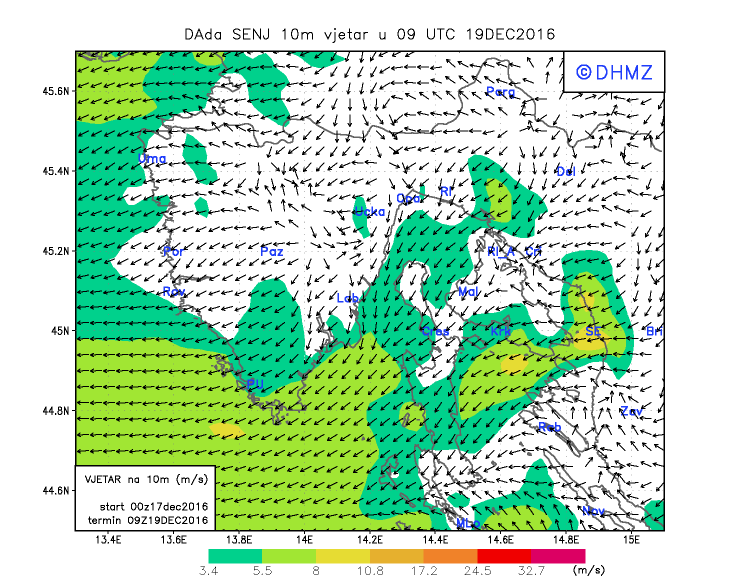
#> input picture web_uv10_SENJ_57.gif, 1480 x 1164 px, given in place of web_uv10_SENJ_06.png, which was not available (shown at 1/2 size)
$ python hraladin.py   (Python 2 division)   (older library calls are emulated)
#> lines starting #> are read from the running program, lines starting #| are printed output that depends on the picture; after the words box and inside, x2 and y2 are one past the last pixel; in counts of white or black regions, pixels touching at a corner belong together; pictures that were not available may be replaced by others from this repository, and a replacement may not be noted
### dirhr.py
#!/usr/bin/python
import cv2
import numpy as np
from matplotlib import pyplot as plt
import math
import matplotlib.path as mplPath
from math import atan2, degrees, pi

def area(p):
    return 0.5 * abs(sum(x0*y1 - x1*y0
                         for ((x0, y0), (x1, y1)) in segments(p)))


def direction2(img):

	height, width, channels = img.shape
	img = cv2.resize(img, (width*8, height*8))
	img = cv2.medianBlur(img,9)
	imgray = cv2.cvtColor(img,cv2.COLOR_BGR2GRAY)


	ret,th1 = cv2.threshold(imgray,100,255,cv2.THRESH_BINARY)
	edged=cv2.Canny(th1,150,200)
	#return edged


	(img2,cnts, _) = cv2.findContours(edged.copy(), cv2.RETR_EXTERNAL, cv2.CHAIN_APPROX_SIMPLE)


	kot=[]
	up_c=0
	down_c=0


	for c in cnts:
		area = cv2.contourArea(c)
		#print area
		cv2.drawContours(img,[c],0,(0,255,0),1)
		if area > 500 and area < 1750 and len(c) > 5:
			#cv2.drawContours(img,[c],0,(0,255,0),1)
			(x,y),radius = cv2.minEnclosingCircle(c)
			center = (int(x),int(y))

			ellipse = cv2.fitEllipse(c)
			(x,y),(MA,ma),angle = cv2.fitEllipse(c)
			cv2.ellipse(img,ellipse,(0,255,0),1)
			#cv2.imshow('img',img)
			#cv2.waitKey(0)
			rect = cv2.minAreaRect(c)
			box = cv2.boxPoints(rect)
			box = np.int0(box)
			#print box
			cv2.drawContours(img,[box],0,(0,0,255),1)


			a= math.hypot(box[1][0] - box[0][0], box[1][1] - box[0][1])
			b= math.hypot(box[3][0] - box[0][0], box[3][1] - box[0][1])


			if a>b :
				xos=(box[0][0]+box[1][0])/2
				yos=(box[0][1]+box[1][1])/2
				xos2=(box[2][0]+box[3][0])/2
				yos2=(box[2][1]+box[3][1])/2

				xosa=(box[1][0]+box[2][0])/2
				yosa=(box[1][1]+box[2][1])/2
				xos2a=(box[0][0]+box[3][0])/2
				yos2a=(box[0][1]+box[3][1])/2


				bbPath = mplPath.Path(np.array([[box[0][0], box[0][1]],[xos, yos],[xos2, yos2],[box[3][0], box[3][1]]]))
				bbPath2 = mplPath.Path(np.array([[box[1][0], box[1][1]], [xos, yos], [xos2, yos2],[box[2][0], box[2][1]]]))

				#pol=np.array([[box[1][0], box[1][1]], [xos, yos], [xos2, yos2],[box[2][0], box[2][1]]])
				#cv2.drawContours(img,[pol],0,(0,0,255),1)


			else:
				xos=(box[1][0]+box[2][0])/2
				yos=(box[1][1]+box[2][1])/2
				xos2=(box[0][0]+box[3][0])/2
				yos2=(box[0][1]+box[3][1])/2

				xosa=(box[0][0]+box[1][0])/2
				yosa=(box[0][1]+box[1][1])/2
				xos2a=(box[2][0]+box[3][0])/2
				yos2a=(box[2][1]+box[3][1])/2


				bbPath = mplPath.Path(np.array([[box[0][0], box[0][1]],[box[1][0], box[1][1]], [xos, yos], [xos2, yos2]]))
				bbPath2 = mplPath.Path(np.array([[box[3][0], box[3][1]],[box[2][0], box[2][1]], [xos, yos], [xos2, yos2]]))

				#pol=np.array([[box[3][0], box[3][1]],[box[2][0], box[2][1]], [xos, yos], [xos2, yos2]])
				#cv2.drawContours(img,[pol],0,(0,0,255),1)

			r = 5 # accuracy
			dots_down=[]
			dots_up=[]
			for dot in c:
				#print bbPath
				result= bbPath.contains_point((dot[0][0], dot[0][1]),radius=r) or bbPath.contains_point((dot[0][0], dot[0][1]),radius=-r)
				result2= bbPath2.contains_point((dot[0][0], dot[0][1]),radius=r) or bbPath2.contains_point((dot[0][0], dot[0][1]),radius=-r)

				if result == True :
					nov = [dot[0][0], dot[0][1]]
					dots_down.append(nov)

				if result2 == True :
					nov = [dot[0][0], dot[0][1]]
					dots_up.append(nov)
					cv2.circle(img, (dot[0][0],dot[0][1]), 2, (255, 0, 0), -1)
					#print nov

			#if contour is closed
			#if cv2.isContourConvex(c):
			down=np.array(dots_down)
			up=np.array(dots_up)
			#area_down = cv2.contourArea(down)
			#area_up = cv2.contourArea(up)


			area_up = cv2.contourArea(np.array(up).reshape((-1,1,2)).astype(np.int32))
			area_down = cv2.contourArea(np.array(down).reshape((-1,1,2)).astype(np.int32))

			# [11 lines of commented-out code are left out]

			if area_up > area_down:
				up_c=up_c+1
				# [4 lines of commented-out code are left out]
				kot.append(round(angle,-1))


			else:
				down_c=down_c+1
				#kot.append(round(angle,-1))
				down_c=down_c+1
				#print 'DOWN'
				kot.append(round(angle,-1))


			cv2.drawContours(img, [c], -1, (0, 255, 255), 1)
			cv2.circle(img, center, 1, (125, 125, 0), -1)

	#pokazi
	#cv2.imshow('img',img)
	#cv2.waitKey(0)


	d = {}
	if kot:
		for elm in kot:
			d[elm] = d.get(elm, 0) + 1
		counts = [(j,i) for i,j in d.items()]
		count, angle = max(counts)

		#preracunaj kot
		if down_c > up_c and angle > 90:
			#print 'up'
			angle =180+angle
		elif up_c > down_c and angle < 90:
			angle =180+angle


		if angle >= 337.5 and angle <= 360:
			smer = 'N'
		elif angle >=0 and angle <22.5:
			smer = 'N'
		elif angle >=22.5 and angle <67.5:
			smer = 'NE'
		elif angle >=67.5 and angle <112.5:
			smer = 'E'
		elif angle >=112.5 and angle <157.5:
			smer = 'SE'
		elif angle >=157.5 and angle <202.5:
			smer = 'S'
		elif angle >=202.5 and angle <247.5:
			smer = 'SW'
		elif angle >=247.5 and angle <292.5:
			smer = 'W'
		elif angle >=292.5 and angle <337.5:
			smer = 'NW'
		else:
			smer=0

		return smer
		# [8 lines of commented-out code are left out]

### hraladin.py
from PIL import Image
from functools import partial
import math
import collections
import os
import urllib
from dirhr import direction2
import numpy as np
import cv2

os.chdir("temp")

# colors used for different wind speed
#               0               5-10       10-15           15-20            20-25        25-30          30-35      35-40         crna           modra
colors = [(255, 255, 255),(0, 209, 140),(161, 230, 51),(230, 220, 51),(230, 176, 46),(240, 130, 41),(240, 0, 0),(221, 167, 241),(220, 0, 99),(31, 61, 250)]

def distance(color1, color2):
    return math.sqrt(sum([(e1-e2)**2 for e1, e2 in zip(color1, color2)]))

def best_match(sample, colors):
    by_distance = sorted(colors, key=lambda c: distance(c, sample))
    return by_distance[0]


def compute_average_image_color(img):
    width, height = img.size

    brzina = []

    for x in range(0, width):
        for y in range(0, height):
            r, g, b = img.getpixel((x,y))
            rgb = (r, g, b)
            barva_zdej = best_match(rgb,colors)

            if barva_zdej  == (255, 255, 255):
                brzina.append(0)
            elif barva_zdej  == (0, 209, 140):
                brzina.append(10)
            elif barva_zdej  == (161, 230, 51):
                brzina.append(15)
            elif barva_zdej  == (230, 220, 51):
                brzina.append(20)
            elif barva_zdej  == (230, 176, 46):
                brzina.append(25)
            elif barva_zdej  == (240, 130, 41):
                brzina.append(30)
            elif barva_zdej  == (240, 0, 0):
                brzina.append(30)
            elif barva_zdej  == (220, 0, 99):
                brzina.append(35)
            elif barva_zdej  == (0, 1, 1):
                pass
            elif barva_zdej  == (31, 61, 250):
                pass

    counter=collections.Counter(brzina)
    naj=counter.most_common(2)

    if len(naj)  > 1:
        hitrost=((naj[0][0]*naj[0][1])+(naj[1][0]*naj[1][1]))/((naj[0][1])+(naj[1][1]))
    else:
        hitrost = naj[0][0]
    return (hitrost)

import datetime
today = datetime.date.today()
datum = today.strftime('%Y%m%d')


def aladin(danes, ura, kater):
    link ="http://prognoza.hr/aladinHR/web_uv10_"+kater+"_"+ura+".png"
    check=urllib.urlopen(link)
    urlcheck=check.getcode()
    if urlcheck == 200 :
        urllib.urlretrieve (link, ura+".gif")

        img = Image.open(ura+".gif")
        img = img.convert('RGB')

        #liznjan
        img_liz=img.crop((294, 391, 294+34, 391+24))
        hitrost_liz = compute_average_image_color(img_liz)
        dir_liz=direction2(np.array(img.crop((277, 369, 277+78, 369+62))))
        #krk
        img_krk=img.crop((491, 307, 491+31, 307+34))
        hitrost_krk = compute_average_image_color(img_krk)
        dir_krk=direction2(np.array(img.crop((469, 287, 469+94, 287+93))))
        #pre
        img_pre=img.crop((399, 183, 399+30, 183+23))
        hitrost_pre = compute_average_image_color(img_pre)
        dir_pre=direction2(np.array(img.crop((366, 158, 366+95, 158+70))))
        #sav
        img_sav=img.crop((128, 127, 128+25, 127+18))
        hitrost_sav = compute_average_image_color(img_sav)
        dir_sav=direction2(np.array(img.crop((115, 104, 115+69, 104+66))))
        #umag
        img_umag=img.crop((123, 155, 123+24, 155+25))
        hitrost_umag = compute_average_image_color(img_umag)
        dir_umag=direction2(np.array(img.crop((113, 135, 113+69, 135+66))))
        #nov
        img_nov=img.crop((156, 268, 156+25, 268+26))
        hitrost_nov = compute_average_image_color(img_nov)
        dir_nov=direction2(np.array(img.crop((140, 239, 140+69, 239+66))))
        #por
        img_por=img.crop((148, 122, 148+23, 122+18))
        hitrost_por = compute_average_image_color(img_por)
        dir_por=direction2(np.array(img.crop((128, 92, 128+69, 92+66))))
        #bar
        img_bar=img.crop((193, 51, 193+40, 51+22))
        hitrost_bar = compute_average_image_color(img_bar)
        dir_bar=direction2(np.array(img.crop((124, 51, 124+104, 51+58))))

        #prm
        img_prm=img.crop((275, 413, 275+17, 413+16))
        hitrost_prm = compute_average_image_color(img_prm)
        dir_prm=direction2(np.array(img.crop((235, 373, 235+81, 373+78))))

        #los
        img_los=img.crop((422, 499, 422+21, 499+19))
        hitrost_los = compute_average_image_color(img_los)
        dir_los=direction2(np.array(img.crop((390, 459, 390+88, 495+69))))

        print "cas: ", ura
        print "pre: ", dir_pre


        mydata=[('cas',ura),('var','hr'),('liz',hitrost_liz),('smer_liz',dir_liz),('krk',hitrost_krk),('los',hitrost_los),('smer_krk',dir_krk),('pre',hitrost_pre),('smer_pre',dir_pre),('sav',hitrost_sav),('smer_sav',dir_sav),('umag',hitrost_umag),('smer_umag',dir_umag),('nov',hitrost_nov),('smer_nov',dir_nov),('smer_los',dir_los),('por',hitrost_por),('smer_por',dir_por),('bar',hitrost_bar),('smer_bar',dir_bar),('prm',hitrost_prm),('smer_prm',dir_prm)]


        #send data to website
        from post import post
        post(mydata)
        #print mydata


        return

aladin(datum, "06", "SENJ")
#> in aladin, img is the input picture: PIL image 1480x1164 P; mean R, G, B 184.6, 221.1, 189.3
#> in direction2, `ret,th1 = cv2.threshold(imgray,100,255,cv2.THRESH_BINARY)`:
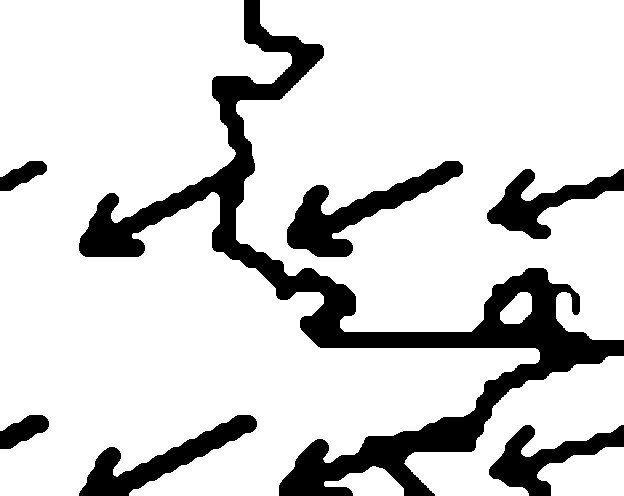
#> th1: shape (496, 624); 83.1% white; 7 black regions, largest, box (x1, y1, x2, y2) and area: (79, 0, 624, 496) 33841, (287, 161, 463, 257) 5284, (79, 415, 257, 496) 4271
#> in direction2, `edged=cv2.Canny(th1,150,200)`: edged: shape (496, 624); 1.8% white in thin lines or dots
#> the loop in direction2, `for c in cnts:` made 12 passes
#> after the loop in direction2, `for c in cnts:`:
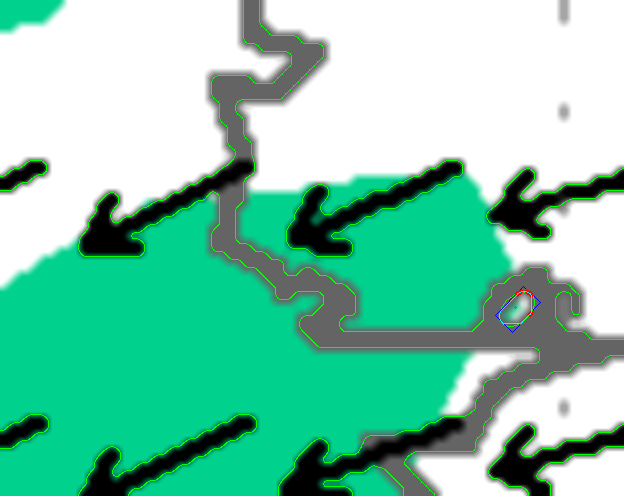
#> img: shape (496, 624, 3); mean of channels 0, 1, 2 123.6, 200.5, 172.2; drawn as R, G, B
#> the loop in direction2, `for elm in kot:` made 1 pass
#> elm on pass 1: 50
#> in aladin, `img_krk=img.crop((491, 307, 491+31, 307+34))`: img_krk: PIL image 31x34 RGB; 96.7% white; black in thin lines or dots, all inside (x1, y1, x2, y2) = (0, 18, 28, 34)
#> in direction2 (call 2), `ret,th1 = cv2.threshold(imgray,100,255,cv2.THRESH_BINARY)`: th1: shape (744, 752); 91.2% white; 15 black regions, largest, box (x1, y1, x2, y2) and area: (201, 0, 483, 63) 7112, (49, 561, 183, 711) 4551, (585, 561, 663, 744) 4387
#> in direction2 (call 2), `edged=cv2.Canny(th1,150,200)`: edged: shape (744, 752); 1.1% white in thin lines or dots
#> the loop in direction2 (call 2), `for c in cnts:` made 17 passes
#> after the loop in direction2 (call 2), `for c in cnts:`: img: shape (744, 752, 3); mean of channels 0, 1, 2 228.8, 231.3, 228.8
#> in direction2 (call 3), `ret,th1 = cv2.threshold(imgray,100,255,cv2.THRESH_BINARY)`: th1: shape (560, 760); 81.1% white; 9 black regions, largest, box (x1, y1, x2, y2) and area: (380, 0, 760, 560) 31060, (213, 423, 575, 560) 15492, (183, 31, 377, 105) 5335
#> in direction2 (call 3), `edged=cv2.Canny(th1,150,200)`: edged: shape (560, 760); 1.9% white in thin lines or dots
#> the loop in direction2 (call 3), `for c in cnts:` made 19 passes
#> after the loop in direction2 (call 3), `for c in cnts:`:
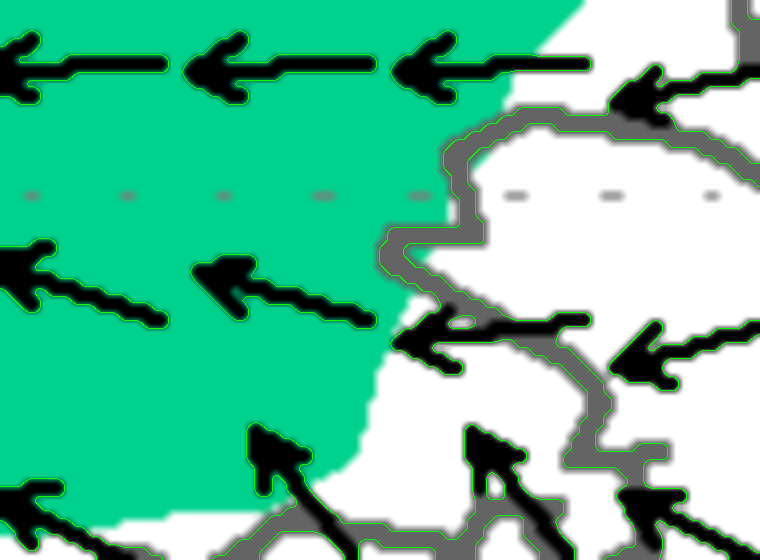
#> img: shape (560, 760, 3); mean of channels 0, 1, 2 92.3, 190.2, 154.8; drawn as R, G, B
#> in aladin, `img_sav=img.crop((128, 127, 128+25, 127+18))`: img_sav: PIL image 25x18 RGB; 88% white; 1 black region, box (x1, y1, x2, y2) and area: (22, 0, 25, 18) 54
#> in direction2 (call 4), `ret,th1 = cv2.threshold(imgray,100,255,cv2.THRESH_BINARY)`: th1: shape (528, 552); 87.4% white; 7 black regions (1 under 20 px), largest, box (x1, y1, x2, y2) and area: (316, 0, 552, 140) 15691, (281, 0, 305, 528) 12672, (319, 231, 505, 329) 5443, (399, 487, 505, 528) 1887, (527, 279, 552, 321) 685, (343, 511, 369, 528) 339
#> in direction2 (call 4), `edged=cv2.Canny(th1,150,200)`: edged: shape (528, 552); 1% white in thin lines or dots, all inside (x1, y1, x2, y2) = (280, 0, 552, 528)
#> after the loop in direction2 (call 4), `for c in cnts:`: img: shape (528, 552, 3); mean of channels 0, 1, 2 191, 218.1, 151.9
#> in aladin, `img_umag=img.crop((123, 155, 123+24, 155+25))`: img_umag: PIL image 24x25 RGB; 94% white; 3 black regions (2 under 20 px), largest, box (x1, y1, x2, y2) and area: (5, 19, 10, 25) 21
#> in direction2 (call 5), `ret,th1 = cv2.threshold(imgray,100,255,cv2.THRESH_BINARY)`: th1: shape (528, 552); 88% white; 9 black regions, largest, box (x1, y1, x2, y2) and area: (249, 0, 321, 528) 13312, (335, 239, 521, 329) 5333, (121, 313, 191, 439) 5039
#> in direction2 (call 5), `edged=cv2.Canny(th1,150,200)`: edged: shape (528, 552); 1.3% white in thin lines or dots
#> the loop in direction2 (call 5), `for c in cnts:` made 10 passes
#> after the loop in direction2 (call 5), `for c in cnts:`:
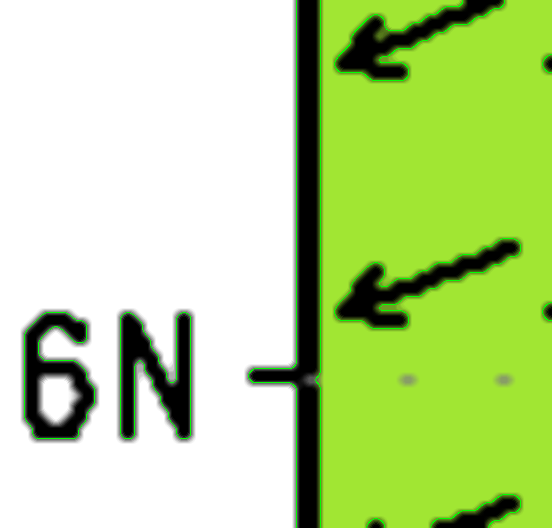
#> img: shape (528, 552, 3); mean of channels 0, 1, 2 187.1, 216.2, 145.5; drawn as R, G, B
#> in direction2 (call 6), `ret,th1 = cv2.threshold(imgray,100,255,cv2.THRESH_BINARY)`: th1: shape (528, 552); 88.1% white; 9 black regions, largest, box (x1, y1, x2, y2) and area: (81, 0, 105, 528) 12672, (127, 175, 305, 273) 5435, (335, 175, 513, 273) 5435
#> in direction2 (call 6), `edged=cv2.Canny(th1,150,200)`:
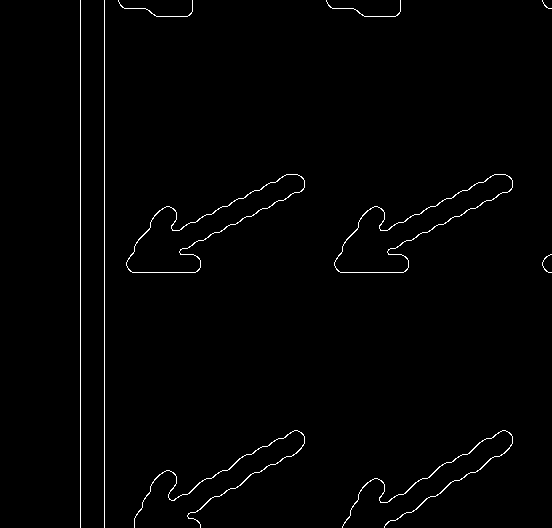
#> edged: shape (528, 552); 1.2% white in thin lines or dots, all inside (x1, y1, x2, y2) = (80, 0, 552, 528)
#> the loop in direction2 (call 6), `for c in cnts:` made 10 passes
#> c on passes 9 to 10: [[104, 0], [104, 527]], [[80, 0], [80, 527]]
#> after the loop in direction2 (call 6), `for c in cnts:`:
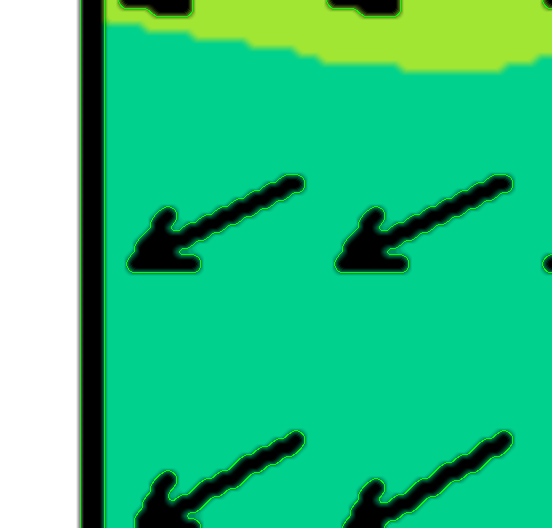
#> img: shape (528, 552, 3); mean of channels 0, 1, 2 48.9, 195.2, 133.2; drawn as R, G, B
#> in direction2 (call 7), `ret,th1 = cv2.threshold(imgray,100,255,cv2.THRESH_BINARY)`:
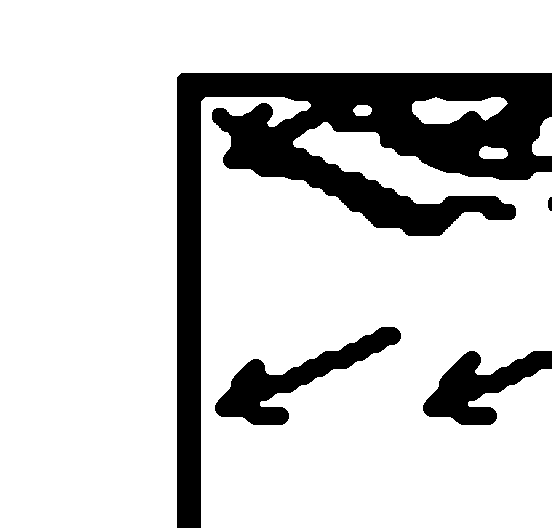
#> th1: shape (528, 552); 81.9% white; 4 black regions, box (x1, y1, x2, y2) and area: (177, 73, 552, 528) 42814, (215, 327, 401, 425) 5443, (423, 351, 552, 425) 4467, (548, 197, 552, 211) 48
#> the loop in direction2 (call 7), `for c in cnts:` made 9 passes
#| pre:  None
aladin(datum, "09", "SENJ")
#| pre:  None
aladin(datum, "12", "SENJ")
#> (the call stopped at in aladin, `check=urllib.urlopen(link)`: the network is not available in this run)
aladin(datum, "15", "SENJ")
#> (the call stopped at in aladin, `check=urllib.urlopen(link)`: the network is not available in this run)
aladin(datum, "18", "SENJ")
#> (the call stopped at in aladin, `check=urllib.urlopen(link)`: the network is not available in this run)
aladin(datum, "21", "SENJ")
#> (the call stopped at in aladin, `check=urllib.urlopen(link)`: the network is not available in this run)
aladin(datum, "24", "SENJ")
#> (the call stopped at in aladin, `check=urllib.urlopen(link)`: the network is not available in this run)
#> (the run stopped early here; a loop or call above may not have finished)
